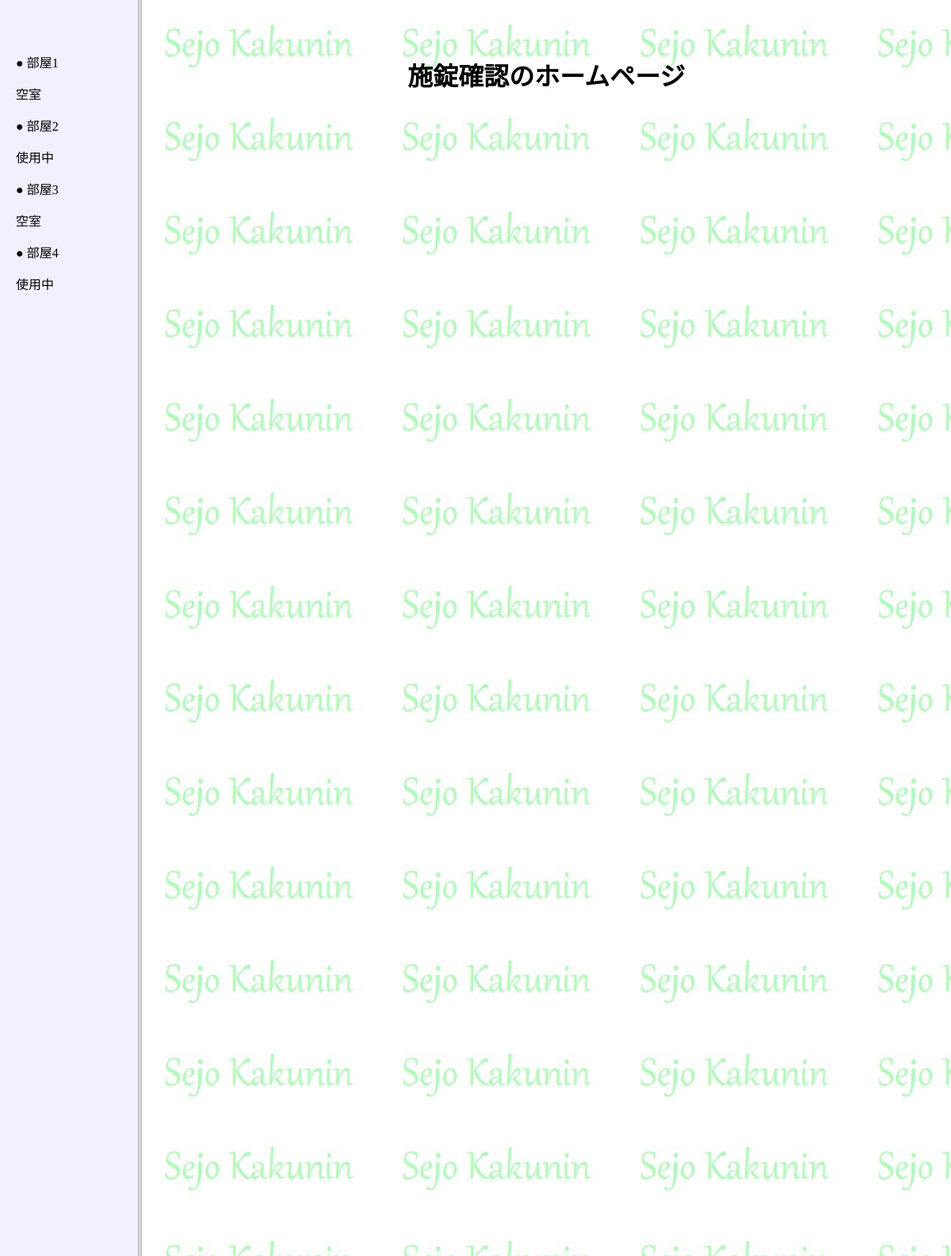
/abe_hiroshi/, run on an earlier commit of the app's database.
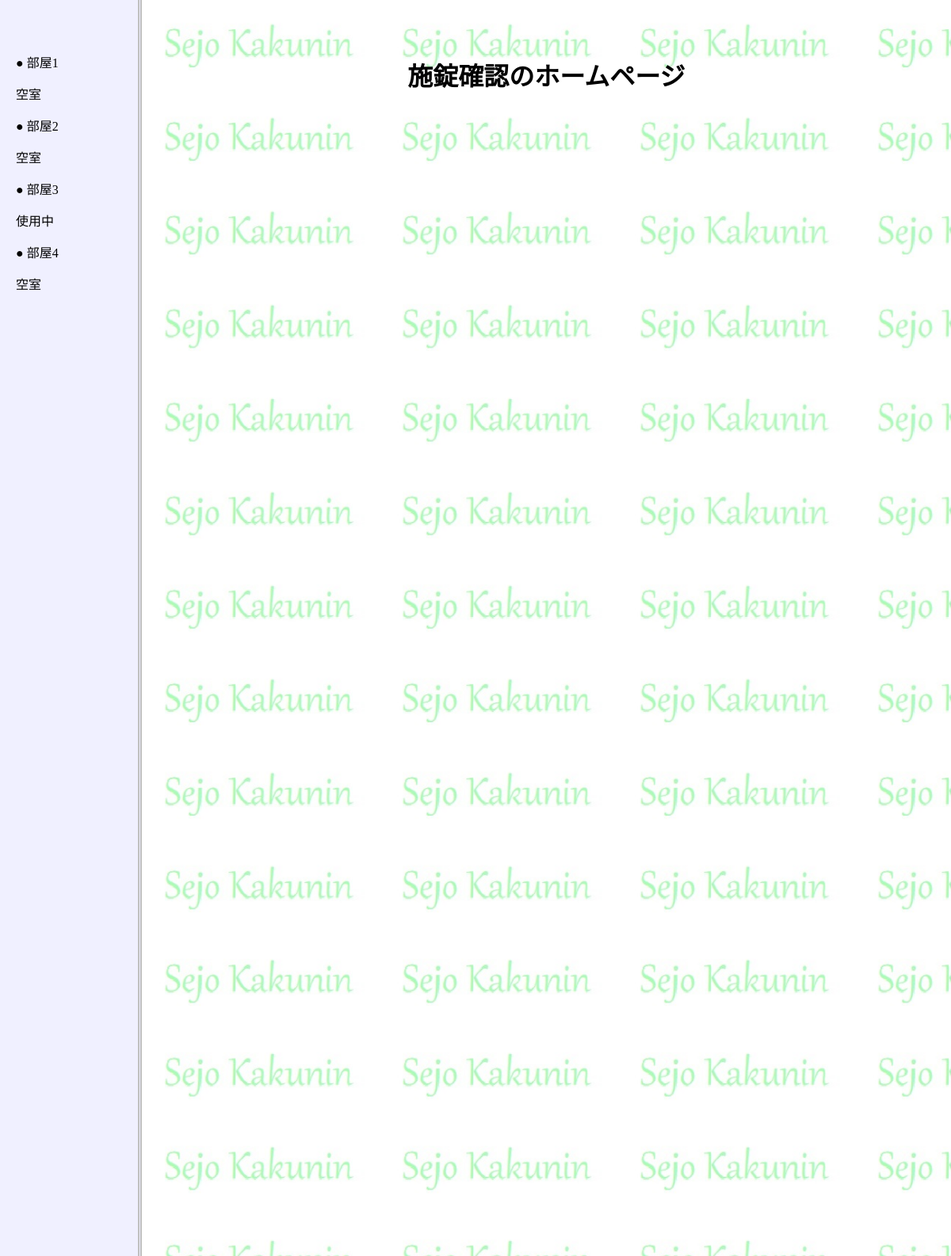
And on a later commit of the database.
### magdet_app/models.py (models this page shows, shortened)
class availability(models.Model):
    room = models.PositiveSmallIntegerField()
    lock = models.BooleanField()
    name = models.CharField(max_length=100, null=True)
    note = models.CharField(max_length=500, null=True)
    pic = models.ImageField(null=True)
    tracker = FieldTracker()

### magdet_app/views.py (the view)
# urls.py: path('abe_hiroshi/', views.abe_hiroshi.as_view()),
class abe_hiroshi(ListView):
    template_name = 'abe_hiroshi.html'
    model = availability

### magdet_app/templates/abe_hiroshi.html (shortened to what this page needs)
<!DOCTYPE html>
{% load static %}
<html lang="en">
<head>
    <link href="{% static 'abe.css' %}" rel="stylesheet">
</head>
<body>
    <div class="nav-wrapper">
        {% for item in object_list %}
        <div class="item">
            <p>● 部屋{{ item.room }}</p>
            {% if item.lock %}
                <p>使用中</p>
            {% else %}
                <p>空室</p>
            {% endif %}
        </div>
        {% endfor %}
    </div>
    <div class="contents-wrapper">
        <h1>施錠確認のホームページ</h1>
    </div>
</body>
</html>

### static/abe.css (style rules this page uses)
body { margin: 0px; display: flex; }
h1 { text-align: center; }
.nav-wrapper { padding: 50px 100px 100% 20px; flex-direction: column; background-color: #F0F0FF; border-right: thick double #c0c0c0; }
.contents-wrapper { padding-right: auto; background-size: 300px; background-padding: 100px; background-image: url(abehiro.jpg); padding-top: 50px; flex-grow: 2; }
.item { margin-top: 10px; }

What changed in the data, as far as the page shows it:
changed availability (number 2 of 4 on the later page): lock "使用中" → "空室"
changed availability (number 3 of 4 on the later page): lock "空室" → "使用中"
changed availability (number 4 of 4 on the later page): lock "使用中" → "空室"
